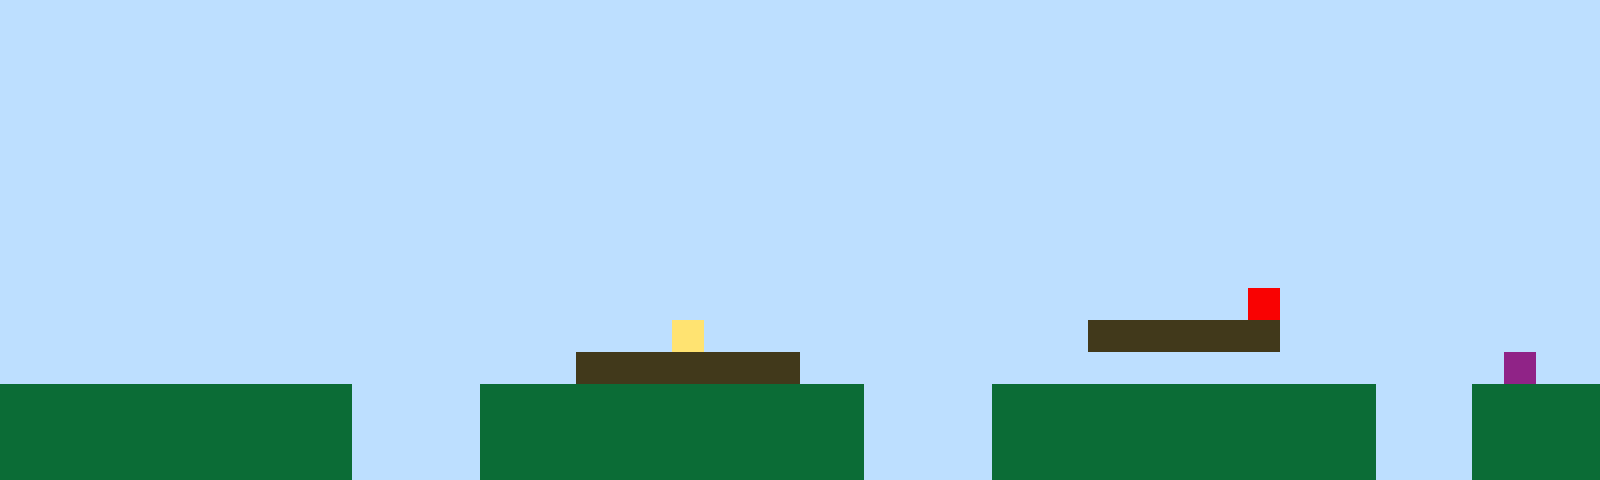

Tiled map render using the project's own tile images. Description and the whole map definition, tile-layer contents included, below:
An orthogonal 50x15 tile map with 32x32 px tiles, 1 tile layer (Tile Layer 1).

<map version="1.10" tiledversion="1.11.2" orientation="orthogonal" renderorder="right-up" width="50" height="15" tilewidth="32" tileheight="32" infinite="0" nextlayerid="2" nextobjectid="1"><editorsettings><export target="map1.csv" format="csv" /></editorsettings><tileset firstgid="1" name="sprites" tilewidth="32" tileheight="32" tilecount="6" columns="3"><image source="sprites.png" width="96" height="64" /></tileset><layer id="1" name="Tile Layer 1" width="50" height="15"><data encoding="csv">1,1,1,1,1,1,1,1,1,1,1,1,1,1,1,1,1,1,1,1,1,1,1,1,1,1,1,1,1,1,1,1,1,1,1,1,1,1,1,1,1,1,1,1,1,1,1,1,1,1,1,1,1,1,1,1,1,1,1,1,1,1,1,1,1,1,1,1,1,1,1,1,1,1,1,1,1,1,1,1,1,1,1,1,1,1,1,1,1,1,1,1,1,1,1,1,1,1,1,1,1,1,1,1,1,1,1,1,1,1,1,1,1,1,1,1,1,1,1,1,1,1,1,1,1,1,1,1,1,1,1,1,1,1,1,1,1,1,1,1,1,1,1,1,1,1,1,1,1,1,1,1,1,1,1,1,1,1,1,1,1,1,1,1,1,1,1,1,1,1,1,1,1,1,1,1,1,1,1,1,1,1,1,1,1,1,1,1,1,1,1,1,1,1,1,1,1,1,1,1,1,1,1,1,1,1,1,1,1,1,1,1,1,1,1,1,1,1,1,1,1,1,1,1,1,1,1,1,1,1,1,1,1,1,1,1,1,1,1,1,1,1,1,1,1,1,1,1,1,1,1,1,1,1,1,1,1,1,1,1,1,1,1,1,1,1,1,1,1,1,1,1,1,1,1,1,1,1,1,1,1,1,1,1,1,1,1,1,1,1,1,1,1,1,1,1,1,1,1,1,1,1,1,1,1,1,1,1,1,1,1,1,1,1,1,1,1,1,1,1,1,1,1,1,1,1,1,1,1,1,1,1,1,1,1,1,1,1,1,1,1,1,1,1,1,1,1,1,1,1,1,1,1,1,1,1,1,1,1,1,1,1,1,1,1,1,1,1,1,1,1,1,1,1,1,1,1,1,1,1,1,1,1,1,1,1,1,1,1,1,1,1,1,1,1,1,1,1,1,1,1,1,1,1,1,1,1,1,1,1,1,1,1,1,1,1,1,1,1,1,1,1,1,1,1,1,1,1,1,1,1,1,1,1,1,1,1,1,1,1,1,1,1,1,1,1,1,1,1,1,1,1,1,1,1,1,1,1,1,1,1,1,1,1,1,1,1,1,1,1,1,1,1,1,1,1,1,1,1,1,1,1,1,1,1,1,1,1,1,5,1,1,1,1,1,1,1,1,1,1,1,1,1,1,1,1,1,1,1,1,1,1,1,1,1,1,1,1,1,1,1,4,1,1,1,1,1,1,1,1,1,1,1,1,3,3,3,3,3,3,1,1,1,1,1,1,1,1,1,1,1,1,1,1,1,1,1,1,1,1,1,1,1,1,1,1,1,1,3,3,3,3,3,3,3,1,1,1,1,1,1,1,1,1,1,1,1,1,1,1,1,1,1,1,1,1,1,6,1,1,2,2,2,2,2,2,2,2,2,2,2,1,1,1,1,2,2,2,2,2,2,2,2,2,2,2,2,1,1,1,1,2,2,2,2,2,2,2,2,2,2,2,2,1,1,1,2,2,2,2,2,2,2,2,2,2,2,2,2,2,2,1,1,1,1,2,2,2,2,2,2,2,2,2,2,2,2,1,1,1,1,2,2,2,2,2,2,2,2,2,2,2,2,1,1,1,2,2,2,2,2,2,2,2,2,2,2,2,2,2,2,1,1,1,1,2,2,2,2,2,2,2,2,2,2,2,2,1,1,1,1,2,2,2,2,2,2,2,2,2,2,2,2,1,1,1,2,2,2,2</data></layer></map>
